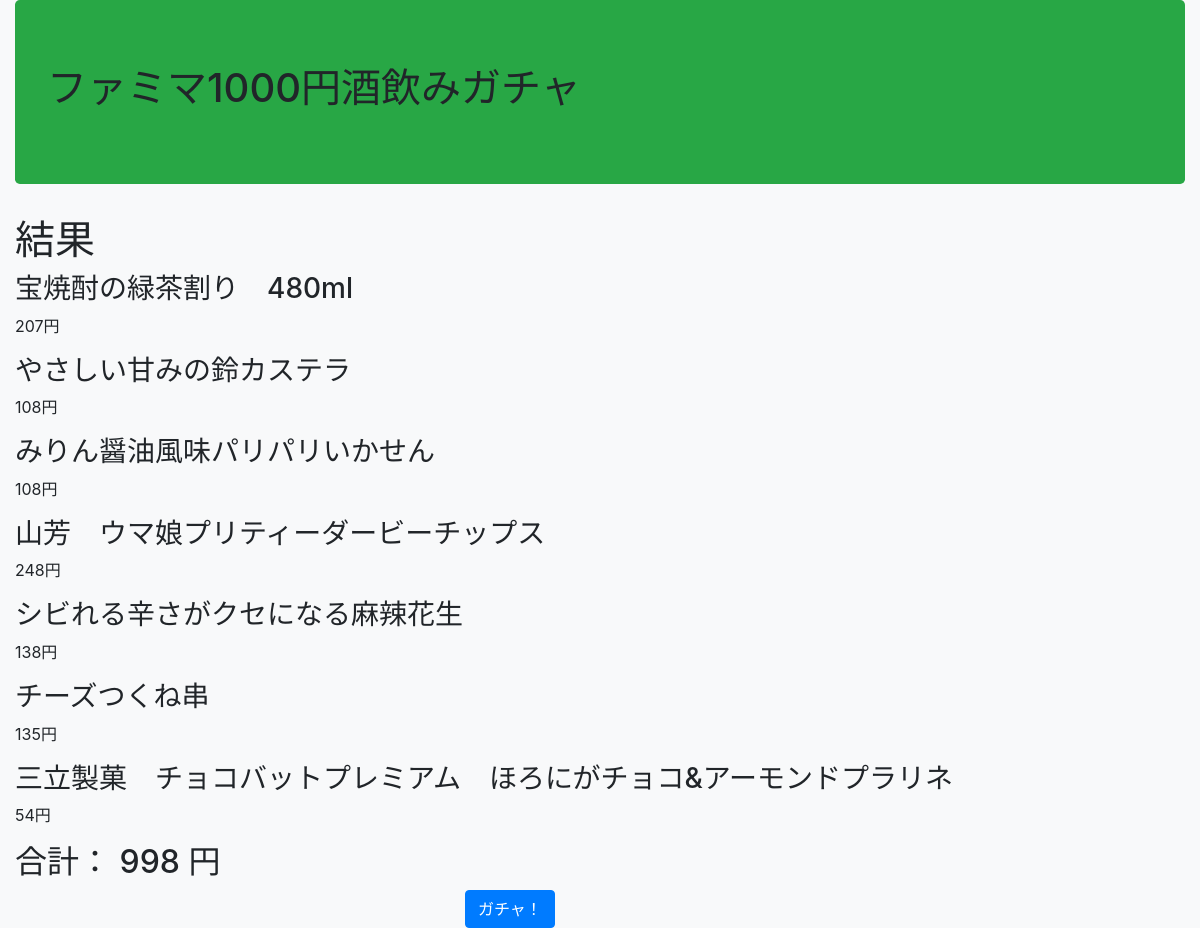
The page /result on the database its author committed.
### flaskr/models.py (models this page shows, shortened)
class Menu(db.Model):
    __tablename__ = 'menu'
    id = db.Column(db.Integer, primary_key=True)
    name = db.Column(db.String(32))
    category = db.Column(db.String(32))
    type = db.Column(db.String(32))
    price = db.Column(db.Integer)

### flaskr/views.py (the view)
@bp.route('/result')
def result():
    menus = []
    message = 'ガチャ結果'
    money = 1000
    balance = money
    total = 0
    while not menus:
        rand = random.randrange(
            0, db.session.query(Menu.id).count()
            ) + 1
        menus = db.session.query(Menu).filter(
            Menu.id == rand,
            Menu.category == 'drink',
            Menu.price <= balance
        ).all()
    balance -= int(menus[0].price)
    count = 0
    while balance > 0:
        count += 1
        if count > 100:
            break
        candidate = db.session.query(Menu).filter(
            Menu.category == 'food',
            Menu.price <= balance
        ).all()
        if not candidate:
            break
        appetizers = random.choice(candidate)
        menus.append(appetizers)
        balance -= int(appetizers.price)
    total = money - balance
    return render_template('result.html', menus=menus, total=total)

### flaskr/templates/result.html
<!DOCTYPE html>
{% extends 'base.html' %}
{% block content %}
<div class="row">
    <div class="col align-self-center">
        <h1>結果</h1>
        {% for item in menus %}
            <h3>{{ item.name }}</h3>
            <p>{{ item.price }}円</p>
        {% endfor %}
        <h2>合計：      {{ total }} 円</h2>
    </div>
</div>
<div class="row justify-content-center">
    <div class="col-md-3">
        <button class="btn btn-primary" type="button" onclick="click_func();">
            ガチャ！
        </button>
    </div>
</div>
{% endblock %}

### flaskr/templates/base.html (shortened to what this page needs)
<!DOCTYPE html>
<html lang="ja">
    <head>
        <link rel="stylesheet" href="https://stackpath.bootstrapcdn.com/bootstrap/4.5.0/css/bootstrap.min.css">
        <link rel="stylesheet" href="{{ url_for('static', filename='css/style.css') }}">
    </head>
    <body>
        <div class="contaoner bg-light">
            <div class="col-lg-12">
                <div class="jumbotron bg-success">
                    <h1>ファミマ1000円酒飲みガチャ</h1>
                </div>
                {% block content %}
                {% endblock %}
            </div>
        </div>
    </body>
</html>

### rows shown on the page
Menu: name "宝焼酎の緑茶割り 480ml", price "207"
Menu: name "やさしい甘みの鈴カステラ", price "108"
Menu: name "みりん醤油風味パリパリいかせん", price "108"
Menu: name "山芳 ウマ娘プリティーダービーチップス", price "248"
Menu: name "シビれる辛さがクセになる麻辣花生", price "138"
Menu: name "チーズつくね串", price "135"
Menu: name "三立製菓 チョコバットプレミアム ほろにがチョコ&アーモンドプラリネ", price "54"

### other values the page prints
{{ total }} "998"
